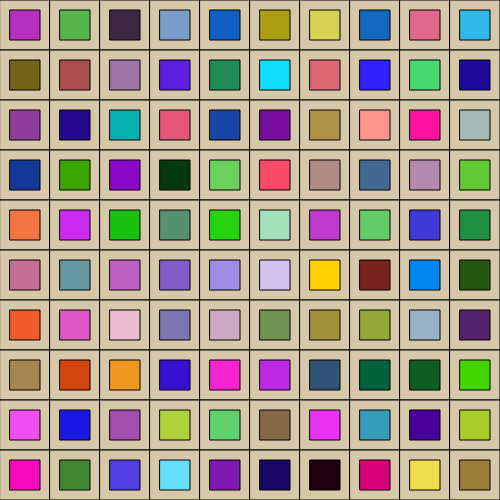
Frame 1 (no input)
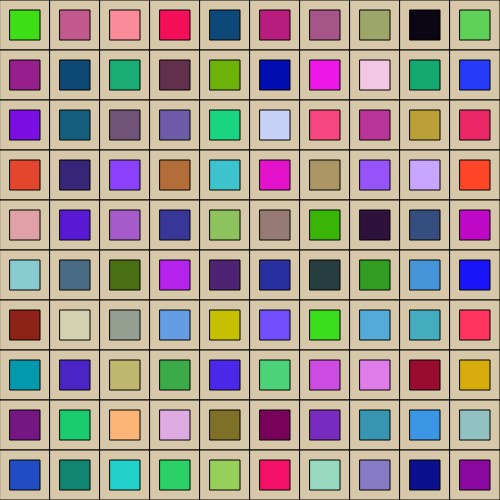
Frame 2 (the mouse pressed at the canvas centre, redrawn once)

The p5.js sketch that drew these frames (run headless with seeded random() and noise() and a simulated clock; the mouse was pressed at the canvas centre and the sketch redrawn once):

// p5.js sketch
// ── sketch.js
//https://github.com/stavrosdidakis/DAT-GAD-405_2017
//https://p5js.org

//DAT405 / GAD405
//03_NestedForLoop - Visual

let size = 50;

function setup() {
  createCanvas(500, 500);
  noLoop();
}

function draw() {


  //Run the nested loop for x, and y
  for (let y = 0; y < 10; y++) {
    for (let x = 0; x < 10; x++) {
      //Draw the shape at the corresponding position
      //This will generate a dynamic position for the x and y
      //The shape is redrawn as many times as the loop says (in this case 100)
fill(215, 200, 170); // background squares
      rect(size * x, size * y, size, size); // background squares
  fill(random(255), random(225) ,random(255)); // inside square colour
          rect(size * x + 10, size * y + 10, 30, 30); //inside square

}
  }
}
